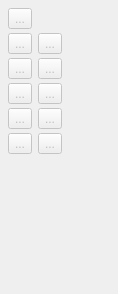
             <widget class="QWidget" name="points_Page">
              <property name="geometry">
               <rect>
                <x>0</x>
                <y>0</y>
                <width>118</width>
                <height>294</height>
               </rect>
              </property>
              <property name="sizePolicy">
               <sizepolicy hsizetype="Preferred" vsizetype="Preferred">
                <horstretch>0</horstretch>
                <verstretch>0</verstretch>
               </sizepolicy>
              </property>
              <property name="minimumSize">
               <size>
                <width>118</width>
                <height>0</height>
               </size>
              </property>
              <property name="maximumSize">
               <size>
                <width>16777215</width>
                <height>16777215</height>
               </size>
              </property>
              <property name="toolTip">
               <string>Tools for creating points.</string>
              </property>
              <attribute name="icon">
               <iconset>
                <normaloff>:/toolicon/32x32/points_toolbox.png</normaloff>:/toolicon/32x32/points_toolbox.png</iconset>
              </attribute>
              <attribute name="label">
               <string>Point</string>
              </attribute>
              <attribute name="toolTip">
               <string>Point</string>
              </attribute>
              <layout class="QFormLayout" name="formLayout_6">
               <property name="fieldGrowthPolicy">
                <enum>QFormLayout::AllNonFixedFieldsGrow</enum>
               </property>
               <property name="verticalSpacing">
                <number>4</number>
               </property>
               <property name="leftMargin">
                <number>8</number>
               </property>
               <property name="topMargin">
                <number>8</number>
               </property>
               <property name="rightMargin">
                <number>8</number>
               </property>
               <property name="bottomMargin">
                <number>8</number>
               </property>
               <item row="4" column="1">
                <widget class="QToolButton" name="bisector_ToolButton">
                 <property name="enabled">
                  <bool>false</bool>
                 </property>
                 <property name="toolTip">
                  <string>Point - On Bisector (O, B)</string>
                 </property>
                 <property name="text">
                  <string notr="true">...</string>
                 </property>
                 <property name="icon">
                  <iconset>
                   <normaloff>:/toolicon/32x32/bisector.png</normaloff>:/toolicon/32x32/bisector.png</iconset>
                 </property>
                 <property name="iconSize">
                  <size>
                   <width>32</width>
                   <height>32</height>
                  </size>
                 </property>
                 <property name="checkable">
                  <bool>true</bool>
                 </property>
                </widget>
               </item>
               <item row="7" column="0">
                <widget class="QToolButton" name="shoulderPoint_ToolButton">
                 <property name="enabled">
                  <bool>false</bool>
                 </property>
                 <property name="toolTip">
                  <string>Point - Length to Line (P, S)</string>
                 </property>
                 <property name="text">
                  <string notr="true">...</string>
                 </property>
                 <property name="icon">
                  <iconset>
                   <normaloff>:/toolicon/32x32/shoulder.png</normaloff>:/toolicon/32x32/shoulder.png</iconset>
                 </property>
                 <property name="iconSize">
                  <size>
                   <width>32</width>
                   <height>32</height>
                  </size>
                 </property>
                 <property name="checkable">
                  <bool>true</bool>
                 </property>
                </widget>
               </item>
               <item row="7" column="1">
                <widget class="QToolButton" name="pointOfContact_ToolButton">
                 <property name="enabled">
                  <bool>false</bool>
                 </property>
                 <property name="toolTip">
                  <string>Point - Intersect Arc and Line (A, L)</string>
                 </property>
                 <property name="text">
                  <string notr="true">...</string>
                 </property>
                 <property name="icon">
                  <iconset>
                   <normaloff>:/toolicon/32x32/point_intersect_arc_line.png</normaloff>:/toolicon/32x32/point_intersect_arc_line.png</iconset>
                 </property>
                 <property name="iconSize">
                  <size>
                   <width>32</width>
                   <height>32</height>
                  </size>
                 </property>
                 <property name="checkable">
                  <bool>true</bool>
                 </property>
                </widget>
               </item>
               <item row="9" column="0">
                <widget class="QToolButton" name="triangle_ToolButton">
                 <property name="enabled">
                  <bool>false</bool>
                 </property>
                 <property name="toolTip">
                  <string>Point - Intersect Axis and Triangle (X, T)</string>
                 </property>
                 <property name="text">
                  <string notr="true">...</string>
                 </property>
                 <property name="icon">
                  <iconset>
                   <normaloff>:/toolicon/32x32/triangle.png</normaloff>:/toolicon/32x32/triangle.png</iconset>
                 </property>
                 <property name="iconSize">
                  <size>
                   <width>32</width>
                   <height>32</height>
                  </size>
                 </property>
                 <property name="checkable">
                  <bool>true</bool>
                 </property>
                </widget>
               </item>
               <item row="9" column="1">
                <widget class="QToolButton" name="pointIntersectXY_ToolButton">
                 <property name="enabled">
                  <bool>false</bool>
                 </property>
                 <property name="toolTip">
                  <string>Point - Intersect XY (X, Y)</string>
                 </property>
                 <property name="text">
                  <string notr="true">...</string>
                 </property>
                 <property name="icon">
                  <iconset>
                   <normaloff>:/toolicon/32x32/point_intersectxy_icon.png</normaloff>:/toolicon/32x32/point_intersectxy_icon.png</iconset>
                 </property>
                 <property name="iconSize">
                  <size>
                   <width>32</width>
                   <height>32</height>
                  </size>
                 </property>
                 <property name="checkable">
                  <bool>true</bool>
                 </property>
                </widget>
               </item>
               <item row="11" column="0">
                <widget class="QToolButton" name="height_ToolButton">
                 <property name="enabled">
                  <bool>false</bool>
                 </property>
                 <property name="toolTip">
                  <string>Point - Intersect Line and Perpendicular (L, P)</string>
                 </property>
                 <property name="text">
                  <string notr="true">...</string>
                 </property>
                 <property name="icon">
                  <iconset>
                   <normaloff>:/toolicon/32x32/height.png</normaloff>:/toolicon/32x32/height.png</iconset>
                 </property>
                 <property name="iconSize">
                  <size>
                   <width>32</width>
                   <height>32</height>
                  </size>
                 </property>
                 <property name="checkable">
                  <bool>true</bool>
                 </property>
                </widget>
               </item>
               <item row="11" column="1">
                <widget class="QToolButton" name="lineIntersectAxis_ToolButton">
                 <property name="enabled">
                  <bool>false</bool>
                 </property>
                 <property name="toolTip">
                  <string>Point - Intersect Line and Axis (L, X)</string>
                 </property>
                 <property name="text">
                  <string notr="true">...</string>
                 </property>
                 <property name="icon">
                  <iconset>
                   <normaloff>:/toolicon/32x32/line_intersect_axis.png</normaloff>:/toolicon/32x32/line_intersect_axis.png</iconset>
                 </property>
                 <property name="iconSize">
                  <size>
                   <width>32</width>
                   <height>32</height>
                  </size>
                 </property>
                 <property name="checkable">
                  <bool>true</bool>
                 </property>
                </widget>
               </item>
               <item row="4" column="0">
                <widget class="QToolButton" name="normal_ToolButton">
                 <property name="enabled">
                  <bool>false</bool>
                 </property>
                 <property name="toolTip">
                  <string>Point - On Perpendicular (O, P)</string>
                 </property>
                 <property name="text">
                  <string notr="true">...</string>
                 </property>
                 <property name="icon">
                  <iconset>
                   <normaloff>:/toolicon/32x32/normal.png</normaloff>:/toolicon/32x32/normal.png</iconset>
                 </property>
                 <property name="iconSize">
                  <size>
                   <width>32</width>
                   <height>32</height>
                  </size>
                 </property>
                 <property name="checkable">
                  <bool>true</bool>
                 </property>
                </widget>
               </item>
               <item row="0" column="0">
                <widget class="QToolButton" name="pointAtDistanceAngle_ToolButton">
                 <property name="enabled">
                  <bool>false</bool>
                 </property>
                 <property name="toolTip">
                  <string>Point - Length and Angle (L, A)</string>
                 </property>
                 <property name="text">
                  <string notr="true">...</string>
                 </property>
                 <property name="icon">
                  <iconset>
                   <normaloff>:/toolicon/32x32/segment.png</normaloff>:/toolicon/32x32/segment.png</iconset>
                 </property>
                 <property name="iconSize">
                  <size>
                   <width>32</width>
                   <height>32</height>
                  </size>
                 </property>
                 <property name="checkable">
                  <bool>true</bool>
                 </property>
                </widget>
               </item>
               <item row="3" column="0">
                <widget class="QToolButton" name="alongLine_ToolButton">
                 <property name="enabled">
                  <bool>false</bool>
                 </property>
                 <property name="toolTip">
                  <string>Point - On Line (O, L)</string>
                 </property>
                 <property name="text">
                  <string notr="true">...</string>
                 </property>
                 <property name="icon">
                  <iconset>
                   <normaloff>:/toolicon/32x32/along_line.png</normaloff>:/toolicon/32x32/along_line.png</iconset>
                 </property>
                 <property name="iconSize">
                  <size>
                   <width>32</width>
                   <height>32</height>
                  </size>
                 </property>
                 <property name="checkable">
                  <bool>true</bool>
                 </property>
                </widget>
               </item>
               <item row="3" column="1">
                <widget class="QToolButton" name="midpoint_ToolButton">
                 <property name="enabled">
                  <bool>false</bool>
                 </property>
                 <property name="toolTip">
                  <string>Point - Midpoint on Line (Shift+O, Shift+L)</string>
                 </property>
                 <property name="text">
                  <string notr="true">...</string>
                 </property>
                 <property name="icon">
                  <iconset>
                   <normaloff>:/toolicon/32x32/midpoint.png</normaloff>:/toolicon/32x32/midpoint.png</iconset>
                 </property>
                 <property name="iconSize">
                  <size>
                   <width>32</width>
                   <height>32</height>
                  </size>
                 </property>
                 <property name="checkable">
                  <bool>true</bool>
                 </property>
                </widget>
               </item>
              </layout>
             </widget>
